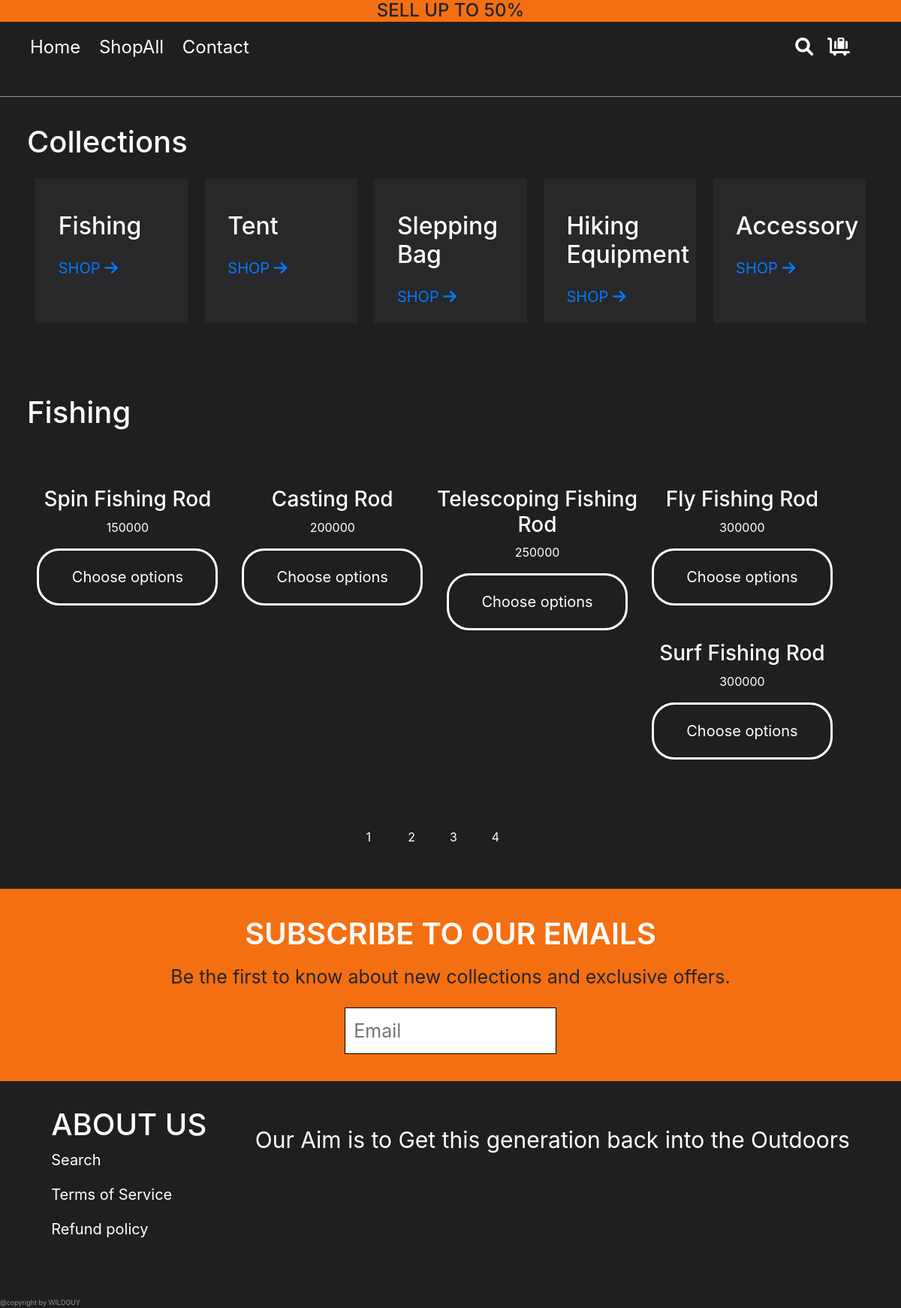
Screenshot of /CDIO2/Views/Fishing/Fishing.php with the database file from the repository.
### tables this page shows
CREATE TABLE `fishing` (
  `Id` int(11) NOT NULL,
  `Image` varchar(255) NOT NULL,
  `Name` varchar(255) NOT NULL,
  `Price` double NOT NULL,
  `Description` varchar(255) NOT NULL
);

### CDIO2/Models/FishingDB.php (called while the page is built, shortened)
<?php
include 'connectDb.php';
function getAllFishing(){
    global $db;
    $products = $db->query("select * from `fishing`");
    return $products;
}
?>

### CDIO2/Views/Fishing/Fishing.php (the view, shortened to what this page needs)
<?php
require_once('../../Models/FishingDB.php');
$products = getAllFishing();
?>
<!DOCTYPE html>
<html lang="en">
<head>
    <link rel="stylesheet" href="../../fontawesome-free-6.1.1-web/css/all.min.css">
    <link rel="stylesheet" href="../../style.css">
    <link rel="stylesheet" href="https://cdn.jsdelivr.net/npm/bootstrap@4.6.1/dist/css/bootstrap.min.css">
</head>
</head>
<body>
    <div class="total_page">
        <div class="header">
            <div class="container-fluid text-center">
                <h4>SELL UP TO 50% </h4>
            </div>
        </div>
        <div class="content">
            <div class="content_menu">
                <nav class="navbar navbar-expand-lg   navbar-dark ">
                    <div class="collapse navbar-collapse " id="collapsibleNavbar">
                        <ul class="navbar-nav">
                            <li class="nav-item">
                                <a class="nav-link " href="../Home/Home.php">Home</a>
                            </li>
                            <li class="nav-item">
                                <a class="nav-link " href="../../index.php?page=fishing">ShopAll</a>
                            </li>
                            <li class="nav-item">
                                <a class="nav-link " href="../Contact/Contact.php">Contact</a>
                            </li>
                        </ul>
                    </div>
                    <div class="collapse navbar-collapse justify-content-end" style="padding-right: 4%;" id="collapsibleNavbar">
                        <ul class="navbar-nav">
                            <li class="nav-item">
                                <a class="nav-link " href="#">
                                    <i class="fa-solid fa-magnifying-glass"></i>
                                </a>
                            </li>
                            <li class="nav-item">
                                <a class="nav-link " href="../Cart/Cart.php">
                                    <i class="fa-solid fa-cart-flatbed-suitcase"></i>
                                </a>
                            </li>
                        </ul>
                    </div>
                </nav>
            </div>
            <div class="collection">
                <h1>Collections</h1>
                <ul>
                    <li class="collection-item">
                        <div class="collection-content">
                            <h2>Fishing</h2>
                            <div class="shop">
                                <a href="../../index.php?page=fishing" class="hv">
                                    SHOP
                                    <i class="fa-solid fa-arrow-right"></i>
                                </a>
                            </div>
                        </div>
                    </li>
                    <li class="collection-item">
                        <div class="collection-content">
                            <h2>Tent</h2>
                            <div class="shop">
                                <a href="../../index.php?page=tent" class="hv">
                                    SHOP
                                    <i class="fa-solid fa-arrow-right"></i>
                                </a>
                            </div>
                        </div>
                    </li>
                    <li class="collection-item">
                        <div class="collection-content">
                            <h2>Slepping Bag</h2>
                            <div class="shop">
                                <a href="../../index.php?page=sleeping_bag" class="hv">
                                    SHOP
                                    <i class="fa-solid fa-arrow-right"></i>
                                </a>
                            </div>
                        </div>
                    </li>
                    <li class="collection-item">
                        <div class="collection-content">
                            <h2>Hiking Equipment</h2>
                            <div class="shop">
                                <a href="../../index.php?page=hiking_equipment" class="hv">
                                    SHOP
                                    <i class="fa-solid fa-arrow-right"></i>
                                </a>
                            </div>
                        </div>
                    </li>
                    <li class="collection-item">
                        <div class="collection-content">
                            <h2>Accessory</h2>
                            <div class="shop">
                                <a href="../../index.php?page=other_equipment" class="hv">
                                    SHOP
                                    <i class="fa-solid fa-arrow-right"></i>
                                </a>
                            </div>
                        </div>
                    </li>
                </ul>
            </div>
            <div class="fishing">
                <h1>Fishing</h1>
                <div class="fish-item">
                    <div class="body__content content__section">
                        <tbody>
                            <?php foreach ($products as $product) : ?>
                                <div class="cols col__4">
                                    <h3 class="prd__name"><?php echo $product['Name'] ?></h3>
                                    <p class="prd_price"><?php echo $product['Price'] ?></p>
                                    <button  class="prd__btn">
                                        <a href="./Fishing_detail.php?id=<?php echo $product['Id'] ?>" class="a_size a_color">Choose options</a>
                                    </button>
                                </div>
                            <?php endforeach; ?>
                        </tbody>
                    </div>
                    <div class="pagination">
                        <ul>
                            <li>1</li>
                            <li>2</li>
                            <li>3</li>
                            <li>4</li>
                        </ul>
                    </div>
                </div>
            </div>
            <div class="subcribe">
                <div class="subcribe-content">
                    <h1>SUBSCRIBE TO OUR EMAILS</h1>
                    <p>Be the first to know about new collections and exclusive offers.</p>
                    <input type="email" placeholder="Email" name="text2">
                </div>
            </div>
        </div>
        <div class="footer">
            <div class="left">
                <h1>ABOUT US</h1>
                <p>Search</p>
                <p>Terms of Service</p>
                <p>Refund policy</p>
            </div>
            <div class="right">
                <div class="right-text">
                    <p>Our Aim is to Get this generation back into the Outdoors</p>
                </div>
            </div>
        </div>
        <div class="copyright">@copyright by WILDGUY</div>
    </div>
</body>
</html>

### CDIO2/style.css (style rules this page uses)
* { margin: 0; padding: 0; list-style: none; text-decoration: none; }
.header .container-fluid { background-color: #f46f11; }
h1 { color: white; }
.content_menu { height: 100px; border-bottom: 1px solid #9b8f8f; }
.content { background-color: #1f1f21; }
.content_menu { background-color: #1f1f21; margin-top: -8px; }
.navbar-nav .nav-item { font-size: 24px; padding-right: 3%; }
.collapse ul.navbar-nav li.nav-item a { color: white; }
.collection { width: 94%; margin: 3% 3%; }
.collection h1 { color: white; }
.collection ul { display: flex; justify-content: space-around; margin-top: 25px; }
.collection-item { width: 18%; color: white; background-color: #28282a; }
.collection-content { padding: 10% 15%; }
.collection-content .shop { margin-top: 15%; color: yellow; font-size: 20px; }
.fishing { width: 99%; padding: 3% 3%; height: 100%; }
.fishing h1 { padding-top: 2%; padding-bottom: 3%; color: white; }
.fish-item ul { margin-top: 5%; width: 100%; }
.fish-item ul li { width: calc(96% / 4); color: white; float: left; margin-bottom: 5px; margin-right: 5px; margin-left: 5px; }
.pagination { width: 20%; margin: 0 auto; margin-top: 6%; color: white; }
.pagination ul { width: 100%; display: flex; justify-content: space-around; }
.subcribe { background-color: #f46f11; }
.subcribe-content { padding: 3%; text-align: center; line-height: 2; }
.subcribe-content h1 { font-size: 40px; font-weight: 600; }
.subcribe-content p { font-size: 25px; }
.subcribe-content input { background-color: #ffffff; border: 1px solid black; width: 25%; line-height: 2.4; font-size: 25px; padding-left: 1%; }
.footer { background-color: #1f1f21; color: white; padding-bottom: 5%; padding-left: 3%; padding-right: 3%; display: flex; justify-content: space-around; }
.left { padding-top: 3%; font-size: 20px; }
.right-text { padding-top: 7%; font-size: 30px; }
.copyright { background-color: #1f1f21; color: #9b8f8f; font-size: xx-small; }

### CDIO2/Views/Fishing/Fishing.php (style rules this page uses)
.content__section { width: 100%; max-width: 100%; margin-left: auto; margin-right: auto; }
.cols { float: left; }
.col__4 { display: inline-block; width: 24%; margin-top: 10px; margin-right: 5px; text-align: center; }
.prd__name, .prd_price { color: white; }
.prd__btn { width: 90%; line-height: 3.5; border-radius: 30px; background-color: #1f1f21; color: white; border: 3px solid white; margin-bottom: 5%; }
.a_color { color: white; font-size: 20px; }

### rows the page displays
fishing: Name "Spin Fishing Rod", Price "150000"
fishing: Name "Casting Rod", Price "200000"
fishing: Name "Telescoping Fishing Rod", Price "250000"
fishing: Name "Fly Fishing Rod", Price "300000"
fishing: Name "Surf Fishing Rod", Price "300000"
